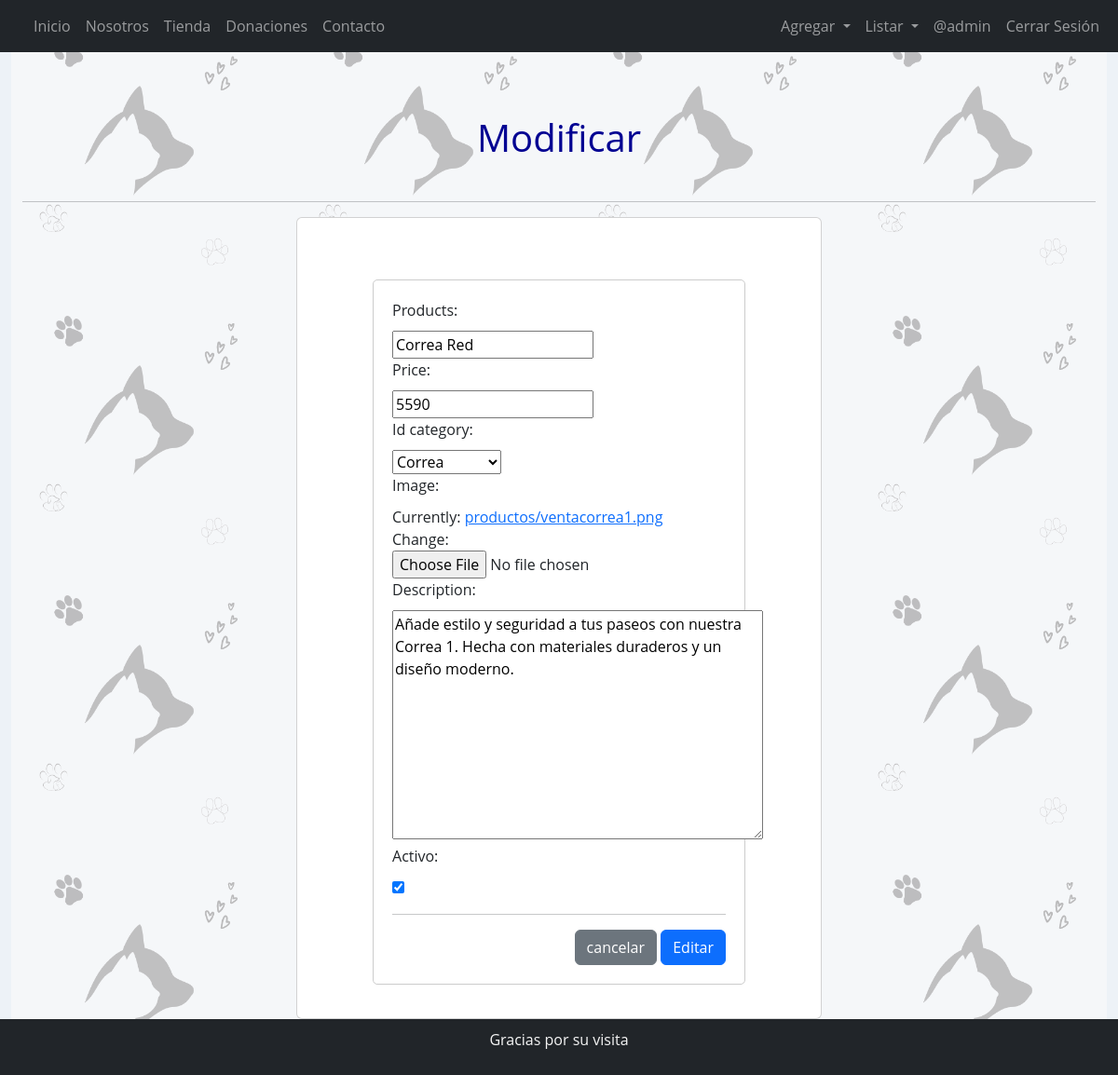
The page /modificar-producto/1/ (signed in) on the database as committed earlier.
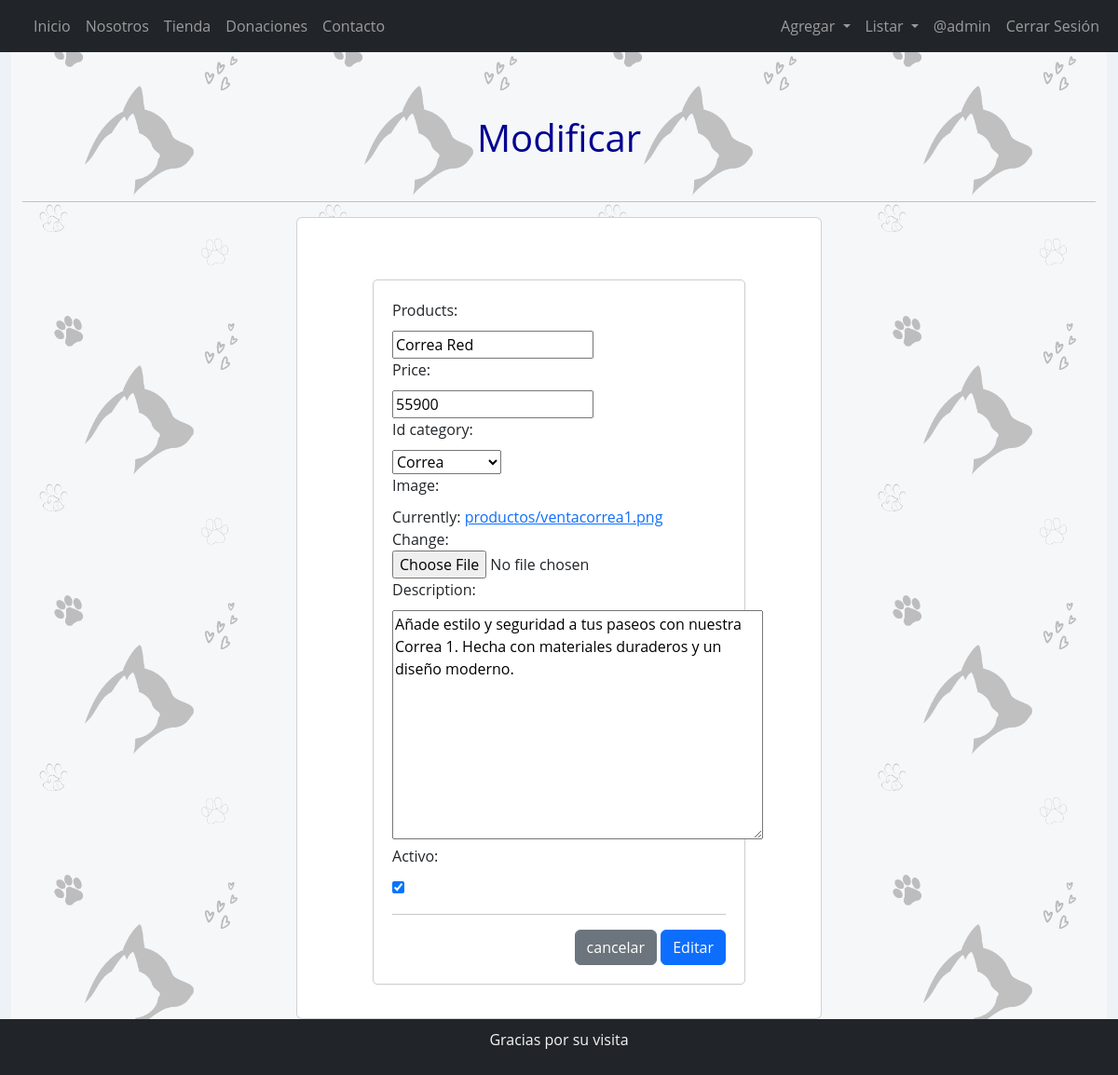
The same page on the database as committed later.
### appShop/models.py (models this page shows, shortened)
class Product(models.Model):
    id_product       = models.AutoField(db_column='idProduct', primary_key=True)
    products         = models.CharField(max_length=20, blank=True, null=True)
    price            = models.IntegerField(blank=True, null=True)
    id_category      = models.ForeignKey('Category',on_delete=models.CASCADE, db_column='idCategory')
    image            = models.ImageField(upload_to="productos", null=True)
    description      = models.TextField()
    activo           = models.BooleanField(default=True)

### appShop/views.py (the view)
# urls.py: path('modificar-producto/<id_product>/', views.modify_producto, name='modify_producto'),
@permission_required('appShop.change_product')
def modify_producto(request, id_product):
    productos = get_object_or_404(Product,id_product=id_product)
    if request.method == 'POST':
        formulario = ProductoForm(request.POST,request.FILES,instance=productos)
        if formulario.is_valid():
            formulario.save()
            messages.success(request,"Modificado Correctamente")
            return redirect(to="list_producto")
        else:
            messages.error(request,"Error al Modificar")
    else:
        formulario = ProductoForm(instance=productos)
    context = {
        'form': formulario,
    }
    return render(request, 'appShop/producto/modificar.html',context)

### appShop/forms.py
class ProductoForm(forms.ModelForm):
    class Meta:
        model = Product
        fields = '__all__'

### appShop/models.py (called while the page is built)
    def __str__(self):
        return str(self.category)

### appShop/templates/appShop/producto/modificar.html (shortened to what this page needs)
{% extends 'appShop/base.html'%}
{% load static %}
{% block contenido %}
<div class="container-fluid bg-light bg-opacity-75">
    <br><br>
    <header class="header">
        <h1>Modificar</h1>
    </header>
    <hr>
    <div class="row">
        <div class="col-12 col-md-6 offset-md-3">
            <div class="card">
                <div class="card-body">
                    <form action="" method="post" enctype="multipart/form-data">
                        {{ form }}
                        <br>
                        <hr>
                        <div class="d-flex justify-content-end">
                            <a class="btn btn-secondary" type="reset" href="{% url 'list_producto'%}" role="button">cancelar</a>
                            <input type="submit" value="Editar" class="btn btn-primary">
                        </div>
                    </form>
                </div>
            </div>
        </div>
    </div>
</div>
{% endblock %}

Rows that differ between the two databases and show on the page:
changed Product "Correa Red": price "5590" → "55900"
